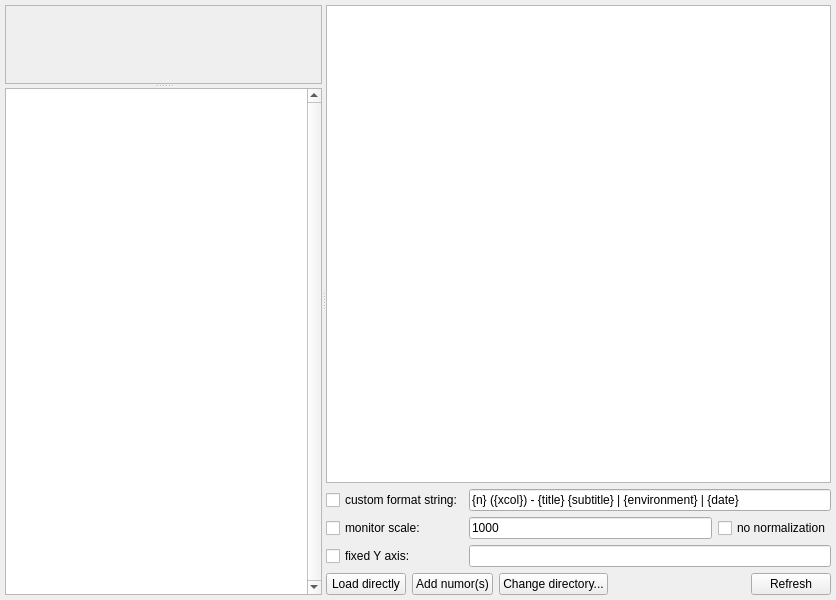
<?xml version="1.0" encoding="UTF-8"?>
<ui version="4.0">
 <class>MainWindow</class>
 <widget class="QMainWindow" name="MainWindow">
  <property name="geometry">
   <rect>
    <x>0</x>
    <y>0</y>
    <width>836</width>
    <height>600</height>
   </rect>
  </property>
  <property name="windowTitle">
   <string>ufit browser</string>
  </property>
  <widget class="QWidget" name="centralwidget">
   <layout class="QVBoxLayout" name="verticalLayout_2">
    <property name="leftMargin">
     <number>5</number>
    </property>
    <property name="topMargin">
     <number>5</number>
    </property>
    <property name="rightMargin">
     <number>5</number>
    </property>
    <property name="bottomMargin">
     <number>5</number>
    </property>
    <item>
     <widget class="QSplitter" name="splitter">
      <property name="orientation">
       <enum>Qt::Horizontal</enum>
      </property>
      <widget class="QSplitter" name="vsplitter">
       <property name="orientation">
        <enum>Qt::Vertical</enum>
       </property>
       <widget class="QFrame" name="plotframe">
        <property name="frameShape">
         <enum>QFrame::StyledPanel</enum>
        </property>
        <property name="frameShadow">
         <enum>QFrame::Plain</enum>
        </property>
       </widget>
       <widget class="QPlainTextEdit" name="fileText">
        <property name="font">
         <font>
          <pointsize>7</pointsize>
         </font>
        </property>
        <property name="verticalScrollBarPolicy">
         <enum>Qt::ScrollBarAlwaysOn</enum>
        </property>
        <property name="lineWrapMode">
         <enum>QPlainTextEdit::NoWrap</enum>
        </property>
       </widget>
      </widget>
      <widget class="QWidget" name="layoutWidget">
       <layout class="QVBoxLayout" name="verticalLayout">
        <item>
         <widget class="QListWidget" name="dataList">
          <property name="contextMenuPolicy">
           <enum>Qt::ActionsContextMenu</enum>
          </property>
          <property name="selectionMode">
           <enum>QAbstractItemView::ExtendedSelection</enum>
          </property>
         </widget>
        </item>
        <item>
         <layout class="QGridLayout" name="gridLayout">
          <item row="2" column="0">
           <widget class="QCheckBox" name="useYAxis">
            <property name="text">
             <string>fixed Y axis:</string>
            </property>
           </widget>
          </item>
          <item row="0" column="0">
           <widget class="QCheckBox" name="useFmtString">
            <property name="text">
             <string>custom format string:</string>
            </property>
           </widget>
          </item>
          <item row="2" column="1" colspan="2">
           <widget class="QLineEdit" name="yAxisEdit">
            <property name="text">
             <string/>
            </property>
           </widget>
          </item>
          <item row="1" column="2">
           <widget class="QCheckBox" name="noNormalize">
            <property name="text">
             <string>no normalization</string>
            </property>
           </widget>
          </item>
          <item row="1" column="0">
           <widget class="QCheckBox" name="useMonScale">
            <property name="text">
             <string>monitor scale:</string>
            </property>
           </widget>
          </item>
          <item row="1" column="1">
           <widget class="QLineEdit" name="monScaleEdit">
            <property name="text">
             <string>1000</string>
            </property>
           </widget>
          </item>
          <item row="0" column="1" colspan="2">
           <widget class="QLineEdit" name="fmtStringEdit">
            <property name="text">
             <string>{n} ({xcol}) - {title} {subtitle} | {environment} | {date}</string>
            </property>
           </widget>
          </item>
         </layout>
        </item>
        <item>
         <layout class="QHBoxLayout" name="horizontalLayout">
          <item>
           <widget class="QPushButton" name="loadBtn">
            <property name="text">
             <string>Load directly</string>
            </property>
            <property name="icon">
             <iconset resource="../../../resource/gui.qrc">
              <normaloff>:/notebook--plus.png</normaloff>:/notebook--plus.png</iconset>
            </property>
           </widget>
          </item>
          <item>
           <widget class="QPushButton" name="addNumBtn">
            <property name="text">
             <string>Add numor(s)</string>
            </property>
           </widget>
          </item>
          <item>
           <widget class="QPushButton" name="dirBtn">
            <property name="text">
             <string>Change directory...</string>
            </property>
            <property name="icon">
             <iconset resource="../../../resource/gui.qrc">
              <normaloff>:/folder-open.png</normaloff>:/folder-open.png</iconset>
            </property>
           </widget>
          </item>
          <item>
           <spacer name="horizontalSpacer">
            <property name="orientation">
             <enum>Qt::Horizontal</enum>
            </property>
            <property name="sizeHint" stdset="0">
             <size>
              <width>40</width>
              <height>20</height>
             </size>
            </property>
           </spacer>
          </item>
          <item>
           <widget class="QPushButton" name="refreshBtn">
            <property name="text">
             <string>Refresh</string>
            </property>
            <property name="icon">
             <iconset resource="../../../resource/gui.qrc">
              <normaloff>:/arrow-circle-double.png</normaloff>:/arrow-circle-double.png</iconset>
            </property>
           </widget>
          </item>
         </layout>
        </item>
       </layout>
      </widget>
     </widget>
    </item>
   </layout>
  </widget>
  <widget class="QMenuBar" name="menubar">
   <property name="geometry">
    <rect>
     <x>0</x>
     <y>0</y>
     <width>836</width>
     <height>31</height>
    </rect>
   </property>
  </widget>
 </widget>
 <resources>
  <include location="../../../resource/gui.qrc"/>
 </resources>
 <connections/>
</ui>
